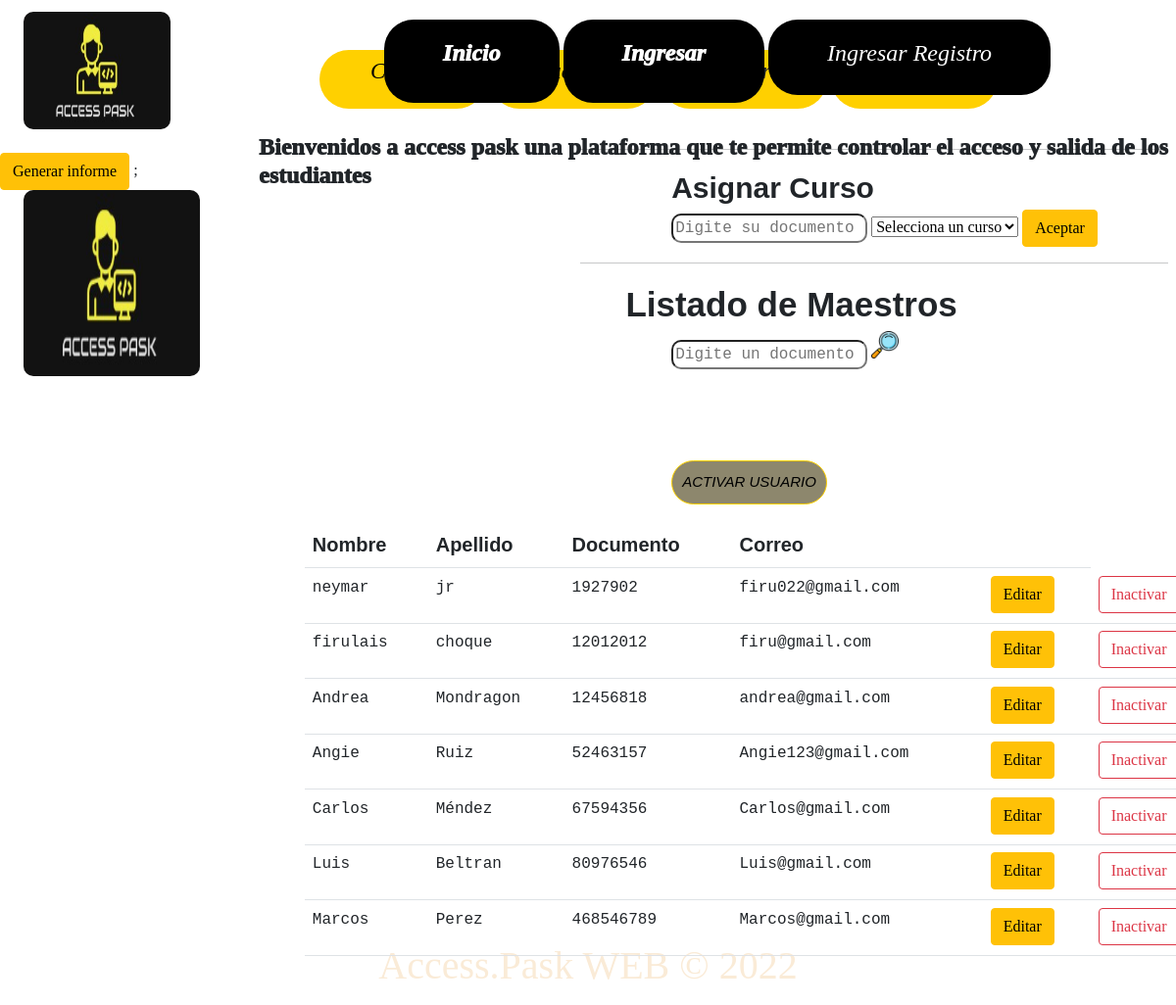
Screenshot of /controlador/personas_controlador.php (signed in) with the database file from the repository.
### tables this page shows
CREATE TABLE `usuario` (
  `idDoc` int(3) DEFAULT NULL,
  `documento` int(50) NOT NULL,
  `idRol` int(11) DEFAULT NULL,
  `idCurso` int(15) DEFAULT NULL,
  `Nombre` varchar(100) DEFAULT NULL,
  `Apellido` varchar(50) DEFAULT NULL,
  `contraseña` varbinary(100) DEFAULT NULL,
  `idEst` int(11) NOT NULL,
  `idCor` int(11) NOT NULL,
  `correo` varchar(100) DEFAULT NULL
);

### controlador/ConMaes.php (called while the page is built)
<?php
class Conectar{
    public static function conexion(){
        $host="localhost";
        $user="root";
        $pass="";
        $bd="accesspask";
        $con=mysqli_connect($host,$user,$pass);
        mysqli_select_db($con,$bd);
        return $con;
    }
}
    require_once("../modelo/usuario.php");
    $usuario=new usuario_modelo();
    $datos=$usuario->get_usuario();
    require_once("../vistas/Maestros.php");
?>

### modelo/usuario.php (called while the page is built)
<?php
    class usuario_modelo{
        private $db;
        private $usuario;
        public function __construct(){
            $this->db=Conectar::conexion();
            $this->usuario=array();
        }
        public function get_usuario(){
            $consulta=$this->db->query("select * from usuario;");
            while($filas=$consulta->fetch_assoc()){
                $this->usuario[]=$filas;
            }
                return $this->usuario;
        }
    }
?>

### controlador/personas_controlador.php (called while the page is built, shortened)
<?php
    require_once("modelo/usuario.php");
    $usuario=new usuario_modelo();
?>

### vistas/Maestros.php (the view, shortened to what this page needs)
<!DOCTYPE html>
<html lang="en">
<link rel="stylesheet" type="text/css" href="../stylos/ADM17.css">
<head>
    <link href="https://cdn.jsdelivr.net/npm/bootstrap@5.1.3/dist/css/bootstrap.min.css" rel="stylesheet">
</head>
<body>
<img class="img_principal" src="../img/pask.png"  >
 <div class="cuadro_texto">
  <div class="iconos">
    <div class="menu">
      <center>
        <ul>
          <li><a href="../vistas/Cursos.php">
              Cursos</a></li>
          <li><a href="../controlador/ConMaes.php">
              Maestros</a></li>
            <li><a  data-bs-toggle="modal" data-bs-target="#staticBackdrop">
            Registro</a></li>
             <li><a href="../modelo/cerrar_sesion.php" img src="../img/salir.png">
              Salir</a> </li>
        </ul>
      </center>
    </div>
  </div> <br>
        </div>
        <div id="cuadro_texto2">
        <hr class="linea">
            <?php include("AsignarCu.php") ?>
            <hr class="linea">
            <div class="listado">
            Listado de Maestros
            </div>
              <form method="POST" action="../vistas/busma.php"> <input type="text" class= "Filtro"name='Filtro' placeholder="Digite un documento"required> <input type="image" src="../img/lupa.png" width="3%" heigth="3%">
              <a class="boton" href="../vistas/activarPRF.php">Activar usuario</a>
              </form>
                <table class="table">
                    <tr>
                        <td class= "text2">Nombre</td>
                        <td class= "text2">Apellido</td>
                        <td class= "text2">Documento</td>
                        <td class= "text2">Correo</td><td></td><tr>
                        <?php
        foreach ($datos as $dato  )
        {
            if ($dato["idRol"]==2 and $dato["idEst"]==1){
            echo"<tr><td class= 'text3'>".$dato['Nombre']."</p></td>";
            echo"<td class= 'text3'>".$dato['Apellido']."</p></td>";
            echo"<td class= 'text3'>".$dato['documento']."</p></td>";
            echo"<td class= 'text3'>".$dato['correo']."</p></td>";
            ?>
                            <td><a href="../modelo/editar.php?id=<?php echo $dato['documento']?>" class="btn btn-warning">Editar</a></td>
                            <td><a href="../modelo/eliminar.php?id1=<?php echo $dato['documento']?>" class="btn btn-outline-danger">Inactivar</a></td><tr>
                            <?php
                        }
            }?>
                </table></center></div>
                   <td><a href="../Reportes/ind4.php" class="btn btn-warning">Generar informe</a></td></tr>
                   <script src="re2.js"></script>;
</body>
</html>

### vistas/AsignarCu.php (shortened to what this page needs)
<!DOCTYPE html>
<html lang="en">
<link rel="stylesheet" type="text/css" href="../stylos/ADM17.css">
<head>
    <link href="https://cdn.jsdelivr.net/npm/bootstrap@5.1.3/dist/css/bootstrap.min.css" rel="stylesheet">
</head>
<body>
                <form method="post" action="../controlador/asig.php">
        <label for="rol" class="listado2">Asignar Curso</label>
         <input   class="Filtro"  placeholder="Digite su documento" name="documento";>
        <select name="Cursos" >
        <option selected>Selecciona un curso</option>
    </select>
            <button class="btn btn-warning" type="submit" name="btnIngresar">
                Aceptar
            </button>
    </form>
</body>
</html>

### stylos/ADM17.css (style rules this page uses)
body, .scroll { border: 1px ; height: 100%; width: 100%; overflow-y: scroll; overflow-x: hidden; }
html { background-color: #ffff; width: 100%; height: 100%; margin: 0; padding: 0; position: relative; font-size: 16px; font-family: 'RobotoCondensed'; overflow: hidden; }
.cuadro_texto { width: 20%; }
.img_principal { width: 150px; height: 120px; border-radius: 10px; margin-left: 2%; margin-top: 1%; }
.iconos { position: absolute; height: auto; left: 2%; right: 0%; top: 5%; }
.menu ul { list-style: none; margin: 0; padding: 0; }
.menu ul li { display: inline-block; }
.menu ul li a { color: #ffd000; display: inline-block; padding: 5px 35px; text-decoration: none; background-color: #ffd000; border-radius: 30px; width: 170px; height: 60px; color: rgb(0, 0, 0); font-family: cursive; font-style: oblique; font-weight: 500; font-size: 23px; text-align: center; margin-left: 35%; }
.table { color: black; margin-left: 5%; margin-top: 2%; height: 30px; }
.text2 { font-weight: 600; font-family: 'Trebuchet MS', 'Lucida Sans Unicode', 'Lucida Grande', 'Lucida Sans', Arial, sans-serif; font-size: 20px; }
.text3 { font-weight: 500; font-family: Courier, 'Lucida Console', monospace; }
.listado { font-family: 'Lucida Sans', 'Lucida Sans Regular', 'Lucida Grande', 'Lucida Sans Unicode', Geneva, Verdana, sans-serif; font-style: normal; font-weight: 900; font-size: 35px; margin-left: 40%; }
.listado2 { font-family: 'Lucida Sans', 'Lucida Sans Regular', 'Lucida Grande', 'Lucida Sans Unicode', Geneva, Verdana, sans-serif; font-style: normal; font-weight: 900; font-size: 30px; margin-left: 45%; }
.Filtro { height: 30PX; width: 200px; border-radius: 10px; margin-left: 40%; font-family: Courier, 'Lucida Console', monospace; font-weight: 400; margin-left: 45%; }
.linea { width: 600px; margin-left: 35%; }
.boton { border: 1px solid #ffd000; padding: 10px; background-color: #ffd000; color: black; text-decoration: none; text-transform: uppercase; font-family: 'Lucida Sans', 'Lucida Sans Regular', 'Lucida Grande', 'Lucida Sans Unicode', Geneva, Verdana, sans-serif; font-style: oblique; font-size: 15px; border-radius: 50px; display: inline-block; }

### rows the page displays
usuario: Nombre "neymar", Apellido "jr", documento "1927902", correo "firu022@gmail.com"
usuario: Nombre "firulais", Apellido "choque", documento "12012012", correo "firu@gmail.com"
usuario: Nombre "Andrea", Apellido "Mondragon", documento "12456818", correo "andrea@gmail.com"
usuario: Nombre "Angie", Apellido "Ruiz", documento "52463157", correo "Angie123@gmail.com"
usuario: Nombre "Carlos", Apellido "Méndez", documento "67594356", correo "Carlos@gmail.com"
usuario: Nombre "Luis", Apellido "Beltran", documento "80976546", correo "Luis@gmail.com"
usuario: Nombre "Marcos", Apellido "Perez", documento "468546789", correo "Marcos@gmail.com"
